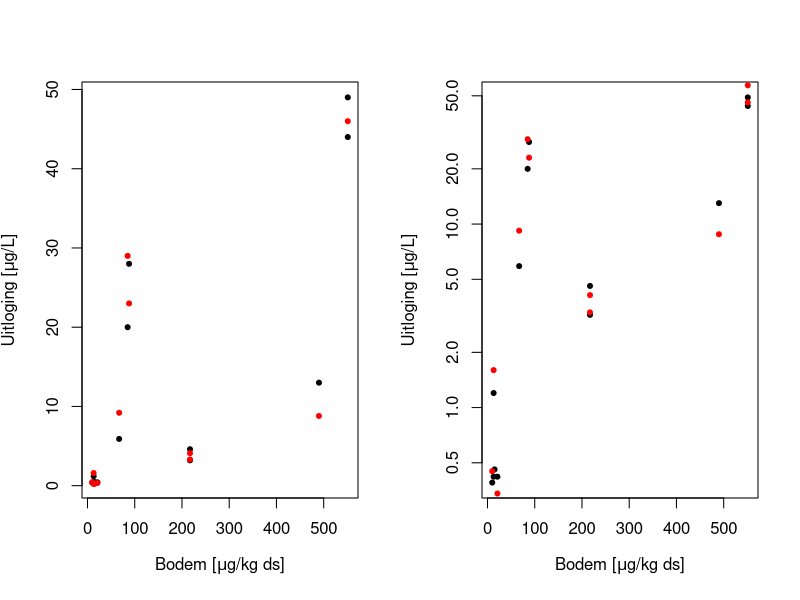
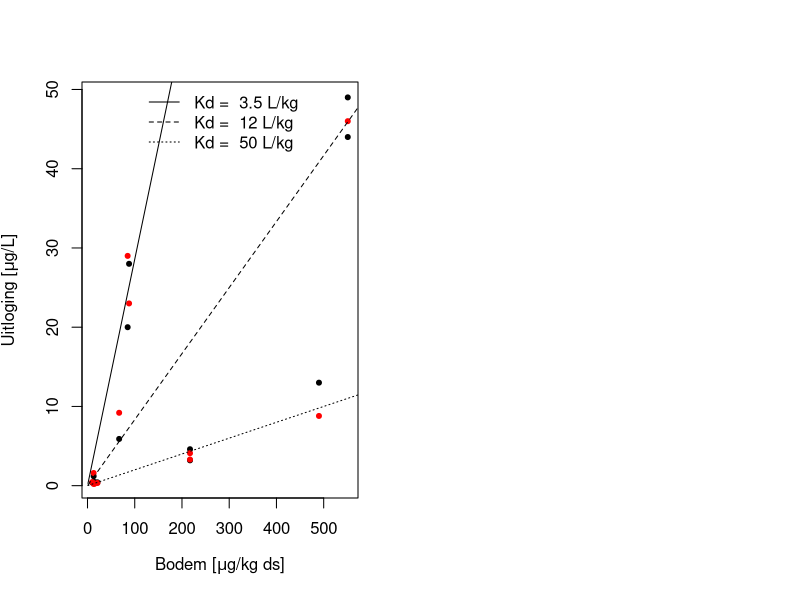

The R script that drew these images, in order:
## ---- chunk 1
dat <- read.csv("./data/RoTS_uitspoeling.csv") 
names(dat) <- c("type", "nr", "C_w", "C_s")

par(mfrow=c(1,2))
plot(dat$C_s[dat$type=="KP"], dat$C_w[dat$type=="KP"], pch=20, xlab=expression(paste("Bodem [", mu, "g/kg ds]")), ylab=expression(paste("Uitloging [",mu,"g/L]")))
points(dat$C_s[dat$type=="SP"], dat$C_w[dat$type=="SP"], pch=20, col="red")

plot(dat$C_s[dat$type=="KP"], dat$C_w[dat$type=="KP"], pch=20,  xlab=expression(paste("Bodem [", mu, "g/kg ds]")), ylab=expression(paste("Uitloging [",mu,"g/L]")), log="y")
points(dat$C_s[dat$type=="SP"], dat$C_w[dat$type=="SP"], pch=20, col="red")




## ---- chunk 2
# Different K_d values which are all in line with organic matter content betwee 0 and 2%
Kd_1 <- 3.5 # c_b/c_w
Kd_2 <- 12
Kd_3 <- 50

plot(dat$C_s[dat$type=="KP"], dat$C_w[dat$type=="KP"], pch=20, xlab=expression(paste("Bodem [", mu, "g/kg ds]")), ylab=expression(paste("Uitloging [",mu,"g/L]")))
points(dat$C_s[dat$type=="SP"], dat$C_w[dat$type=="SP"], pch=20, col="red")

lines(1:1000, (1:1000)/Kd_1)
lines(1:1000, (1:1000)/Kd_2, lty=2)
lines(1:1000, (1:1000)/Kd_3, lty=3)

legend("top", legend=paste("Kd = ", c(Kd_1, Kd_2, Kd_3), "L/kg"), lty=c(1,2,3), bty="n")


